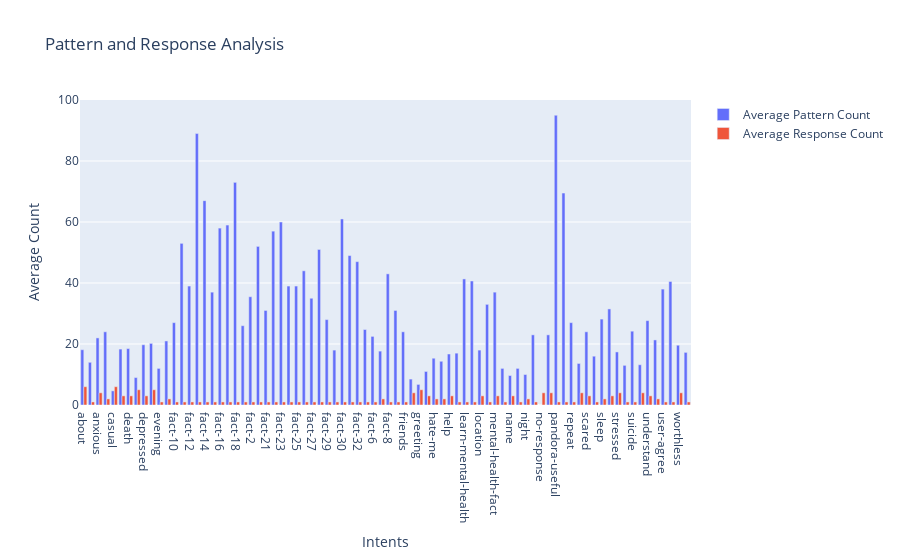

The notebook cell saved with this chart:
### Code cell
df['pattern_count'] = df['patterns'].apply(lambda x: len(x))
df['response_count'] = df['responses'].apply(lambda x: len(x))
avg_pattern_count = df.groupby('tag')['pattern_count'].mean()
avg_response_count = df.groupby('tag')['response_count'].mean()

fig = go.Figure()
fig.add_trace(go.Bar(x=avg_pattern_count.index, y=avg_pattern_count.values, name='Average Pattern Count'))
fig.add_trace(go.Bar(x=avg_response_count.index, y=avg_response_count.values, name='Average Response Count'))
fig.update_layout(title='Pattern and Response Analysis', xaxis_title='Intents', yaxis_title='Average Count')
fig.show()

### Figure 1 — Plotly figure (JSON) as saved in the notebook; plotly's stock layout.template omitted (floating-point values rounded to 4 significant figures)
{"data": [{"name": "Average Pattern Count", "type": "bar", "x": ["about", "afternoon", "anxious", "ask", "casual", "creation", "death", "default", "depressed", "done", "evening", "fact-1", "fact-10", "fact-11", "fact-12", "fact-13", "fact-14", "fact-15", "fact-16", "fact-17", "fact-18", "fact-19", "fact-2", "fact-20", "fact-21", "fact-22", "fact-23", "fact-24", "fact-25", "fact-26", "fact-27", "fact-28", "fact-29", "fact-3", "fact-30", "fact-31", "fact-32", "fact-5", "fact-6", "fact-7", "fact-8", "fact-9", "friends", "goodbye", "greeting", "happy", "hate-me", "hate-you", "help", "jokes", "learn-mental-health", "learn-more", "location", "meditation", "mental-health-fact", "morning", "name", "neutral-response", "night", "no-approach", "no-response", "not-talking", "pandora-useful", "problem", "repeat", "sad", "scared", "skill", "sleep", "something-else", "stressed", "stupid", "suicide", "thanks", "understand", "user-advice", "user-agree", "user-meditation", "worthless", "wrong"], "y": [18.12, 14, 22, 24, 4.636, 18.33, 18.5, 9, 19.75, 20.2, 12, 21, 27, 53, 39, 89, 67, 37, 58, 59, 73, 26, 35.5, 52, 31, 57, 60, 39, 39, 44, 35, 51, 28, 18, 61, 49, 47, 24.75, 22.5, 17.67, 43, 31, 24, 8.5, 6.75, 11, 15.33, 14.33, 16.71, 17, 41.33, 40.67, 18, 33, 37, 12, 9.667, 12, 10, 23, 0, 23, 95, 69.5, 27, 13.62, 24, 16, 28.17, 31.5, 17.4, 13, 24.2, 13.2, 27.67, 21.33, 38, 40.5, 19.6, 17.25]}, {"name": "Average Response Count", "type": "bar", "x": ["about", "afternoon", "anxious", "ask", "casual", "creation", "death", "default", "depressed", "done", "evening", "fact-1", "fact-10", "fact-11", "fact-12", "fact-13", "fact-14", "fact-15", "fact-16", "fact-17", "fact-18", "fact-19", "fact-2", "fact-20", "fact-21", "fact-22", "fact-23", "fact-24", "fact-25", "fact-26", "fact-27", "fact-28", "fact-29", "fact-3", "fact-30", "fact-31", "fact-32", "fact-5", "fact-6", "fact-7", "fact-8", "fact-9", "friends", "goodbye", "greeting", "happy", "hate-me", "hate-you", "help", "jokes", "learn-mental-health", "learn-more", "location", "meditation", "mental-health-fact", "morning", "name", "neutral-response", "night", "no-approach", "no-response", "not-talking", "pandora-useful", "problem", "repeat", "sad", "scared", "skill", "sleep", "something-else", "stressed", "stupid", "suicide", "thanks", "understand", "user-advice", "user-agree", "user-meditation", "worthless", "wrong"], "y": [6, 1, 4, 2, 6, 3, 3, 5, 3, 5, 1, 2, 1, 1, 1, 1, 1, 1, 1, 1, 1, 1, 1, 1, 1, 1, 1, 1, 1, 1, 1, 1, 1, 1, 1, 1, 1, 1, 1, 2, 1, 1, 1, 4, 5, 3, 2, 2, 3, 1, 1, 1, 3, 1, 3, 1, 3, 1, 2, 1, 4, 4, 1, 1, 1, 4, 3, 1, 2, 3, 4, 1, 1, 4, 3, 2, 1, 1, 4, 1]}], "layout": {"title": {"text": "Pattern and Response Analysis"}, "xaxis": {"title": {"text": "Intents"}}, "yaxis": {"title": {"text": "Average Count"}}}}
